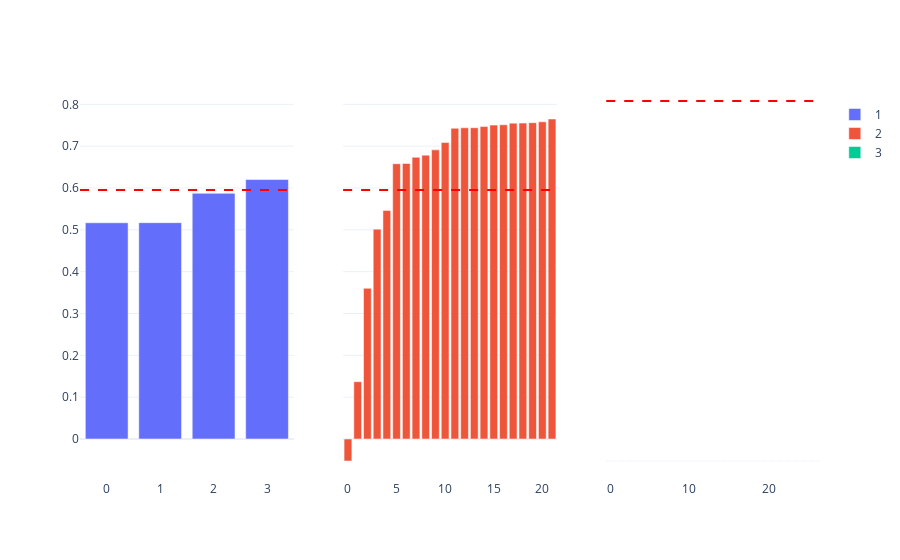

The notebook cell this image was saved under:
### Code cell
import plotly.graph_objects as go
from plotly.subplots import make_subplots
from plotly import data

rows,cols = df.shape

fig = make_subplots(rows=1, cols=len(rotulos), shared_yaxes=True)

fig.add_trace(
    go.Bar(y=df["silhuetas"][df["rotulos"]==0], name="1"), 1, 1
)
fig.add_trace(
    go.Bar(y=df["silhuetas"][df["rotulos"]==1], name="2"),
    1,
    2,
)

fig.add_trace(
    go.Bar(y=df["silhuetas"][df["rotulos"]]==2, name="3"),
    1,
    3,
)

fig.add_hline(y=cluster["silhueta_media"],
                  line_width=2,
                  line_dash="dash",
                  line_color="red")

fig.show()

### Figure 1 — Plotly figure (JSON) as saved in the notebook; plotly's stock layout.template omitted (floating-point values rounded to 4 significant figures)
{"data": [{"name": "1", "type": "bar", "xaxis": "x", "y": [0.5168, 0.5171, 0.5872, 0.6202], "yaxis": "y"}, {"name": "2", "type": "bar", "xaxis": "x2", "y": [-0.05258, 0.137, 0.3601, 0.5017, 0.5464, 0.658, 0.6587, 0.6734, 0.6785, 0.6912, 0.7087, 0.7427, 0.7439, 0.744, 0.7468, 0.7503, 0.7511, 0.755, 0.7551, 0.7562, 0.7582, 0.7649], "yaxis": "y2"}, {"name": "3", "type": "bar", "xaxis": "x3", "y": [false, false, false, false, false, false, false, false, false, false, false, false, false, false, false, false, false, false, false, false, false, false, false, false, false, false, false], "yaxis": "y3"}], "layout": {"autosize": true, "shapes": [{"line": {"color": "red", "dash": "dash", "width": 2}, "type": "line", "x0": 0, "x1": 1, "xref": "x domain", "y0": 0.5952, "y1": 0.5952, "yref": "y"}, {"line": {"color": "red", "dash": "dash", "width": 2}, "type": "line", "x0": 0, "x1": 1, "xref": "x2 domain", "y0": 0.5952, "y1": 0.5952, "yref": "y2"}, {"line": {"color": "red", "dash": "dash", "width": 2}, "type": "line", "x0": 0, "x1": 1, "xref": "x3 domain", "y0": 0.5952, "y1": 0.5952, "yref": "y3"}], "xaxis": {"anchor": "y", "autorange": true, "domain": [0, 0.2889], "range": [-0.5, 3.5]}, "xaxis2": {"anchor": "y2", "autorange": true, "domain": [0.3556, 0.6444], "range": [-0.5, 21.5]}, "xaxis3": {"anchor": "y3", "autorange": true, "domain": [0.7111, 1], "range": [-0.5, 26.5]}, "yaxis": {"anchor": "x", "autorange": true, "domain": [0, 1], "range": [-0.09799, 0.8103], "type": "linear"}, "yaxis2": {"anchor": "x2", "autorange": true, "domain": [0, 1], "matches": "y", "range": [-0.09799, 0.8103], "showticklabels": false, "type": "linear"}, "yaxis3": {"anchor": "x3", "autorange": true, "domain": [0, 1], "matches": "y", "range": [-0.03151, 0.5987], "showticklabels": false, "type": "category"}}}
